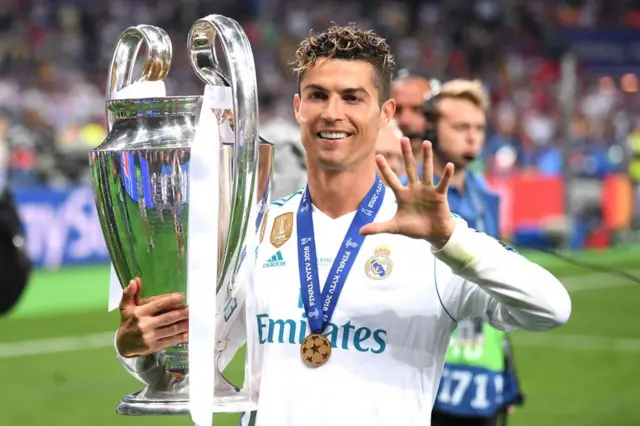
#> input picture tools/bicho.jpg.webp, 640 x 426 px, found by its file name
$ python image_face_detect.py
#> lines starting #> are read from the running program, lines starting #| are printed output that depends on the picture; after the words box and inside, x2 and y2 are one past the last pixel; in counts of white or black regions, pixels touching at a corner belong together
import cv2 as cv

face_cascade = cv.CascadeClassifier(cv.data.haarcascades + 'haarcascade_frontalface_default.xml')

eye_cascade = cv.CascadeClassifier(cv.data.haarcascades + 'haarcascade_eye.xml')

img = cv.imread('/Users/antonio/Workspace/pytello/pytello/media/bicho.jpg.webp')
#> img is the input picture: shape (426, 640, 3); mean B, G, R 133.3, 144.2, 146.2

gray_img = cv.cvtColor(img, cv.COLOR_BGR2GRAY)
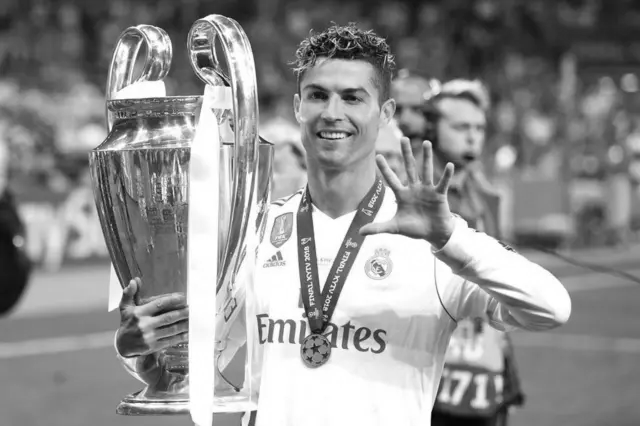
#> gray_img: shape (426, 640); min 2, max 255, mean 143.6

faces = face_cascade.detectMultiScale(gray_img, 1.8, 5)
#> faces = [[294, 68, 78, 78]]

print(len(faces))
#| 1

for (x, y, w, h) in faces:
    cv.rectangle(img, (x, y), (x+w, y+h), (255, 0, 0), 2)
    eye_gray = gray_img[y: y+h, x: x+w]
    eye_color = img[y: y+h, x: x+w]
    eyes = eye_cascade.detectMultiScale(eye_gray, 1.01, 5)
    for (ex, ey, ew, eh) in eyes:
        cv.rectangle(eye_color, (ex, ey), (ex+ew, ey+eh), (0, 255, 0), 2)
#> this loop made 1 pass
#> (x, y, w, h, eyes) on pass 1: (294, 68, 78, 78, [[10, 14, 27, 27], [40, 13, 31, 31]])
#> pass 1, `eye_gray = gray_img[y: y+h, x: x+w]`:
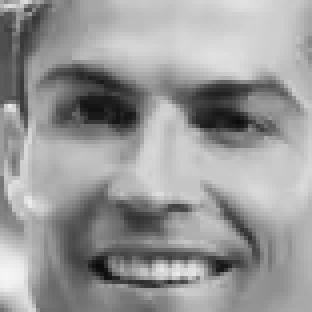
#> eye_gray: shape (78, 78) (shown 4 times larger); min 10, max 246, mean 152.5
#> pass 1, `eye_color = img[y: y+h, x: x+w]`:
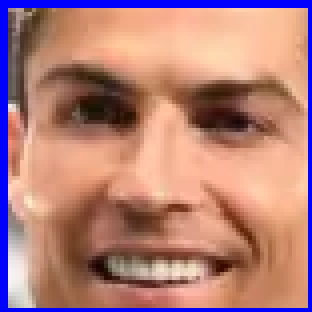
#> eye_color: shape (78, 78, 3) (shown 4 times larger); mean B, G, R 122.6, 127.6, 178.5
#> after the loop:
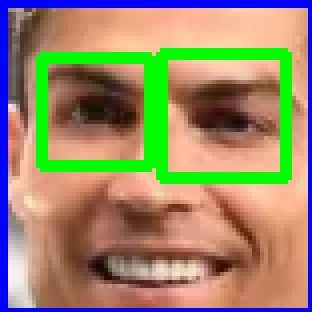
#> eye_color: shape (78, 78, 3) (shown 4 times larger); 11.31% of pixels changed, all inside (x1, y1, x2, y2) = (9, 12, 73, 46)
#> after the loop:
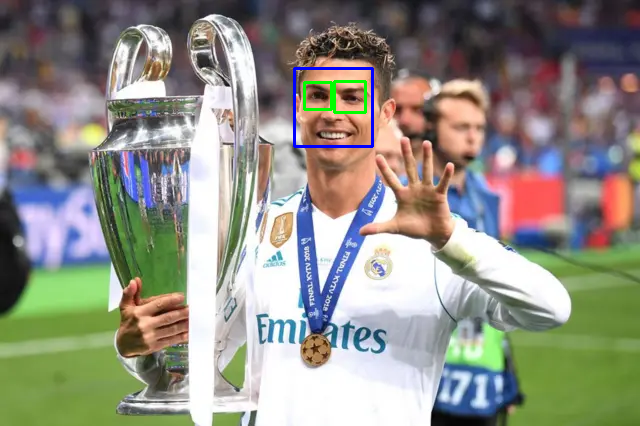
#> img: shape (426, 640, 3); 0.59% of pixels changed, all inside (x1, y1, x2, y2) = (293, 67, 374, 148)


cv.imshow('img', img)
cv.waitKey(0)
cv.destroyAllWindows()
